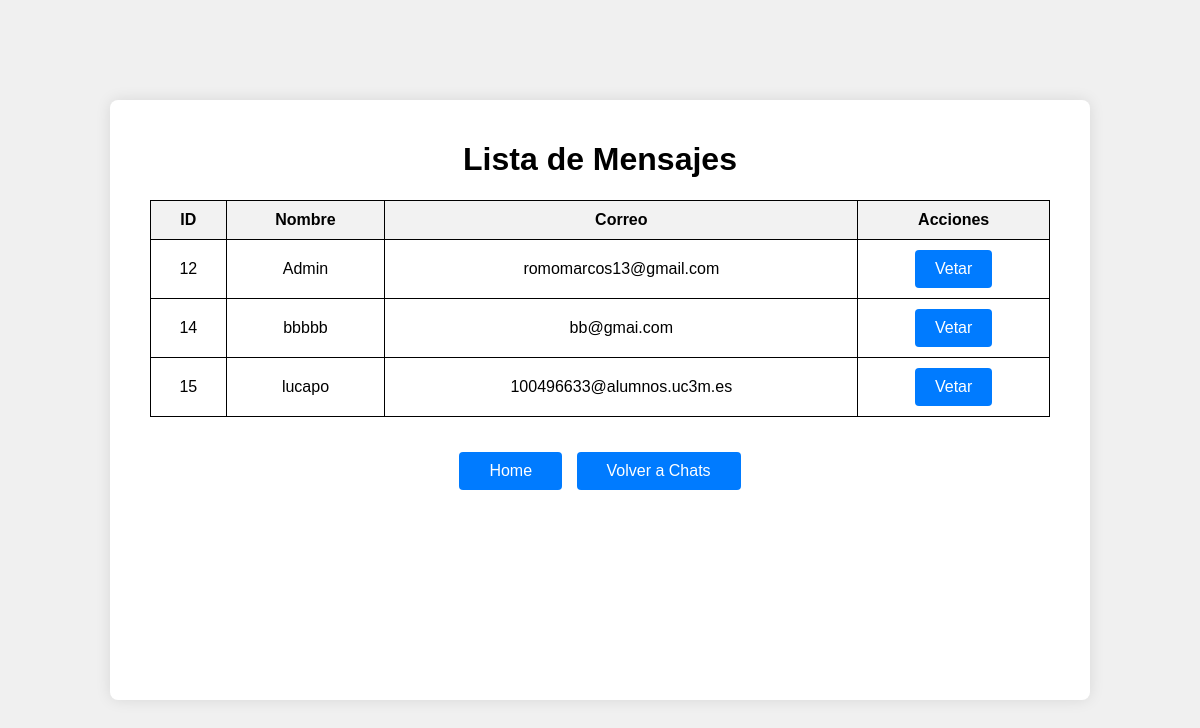
Page /vetar on the earlier database version.
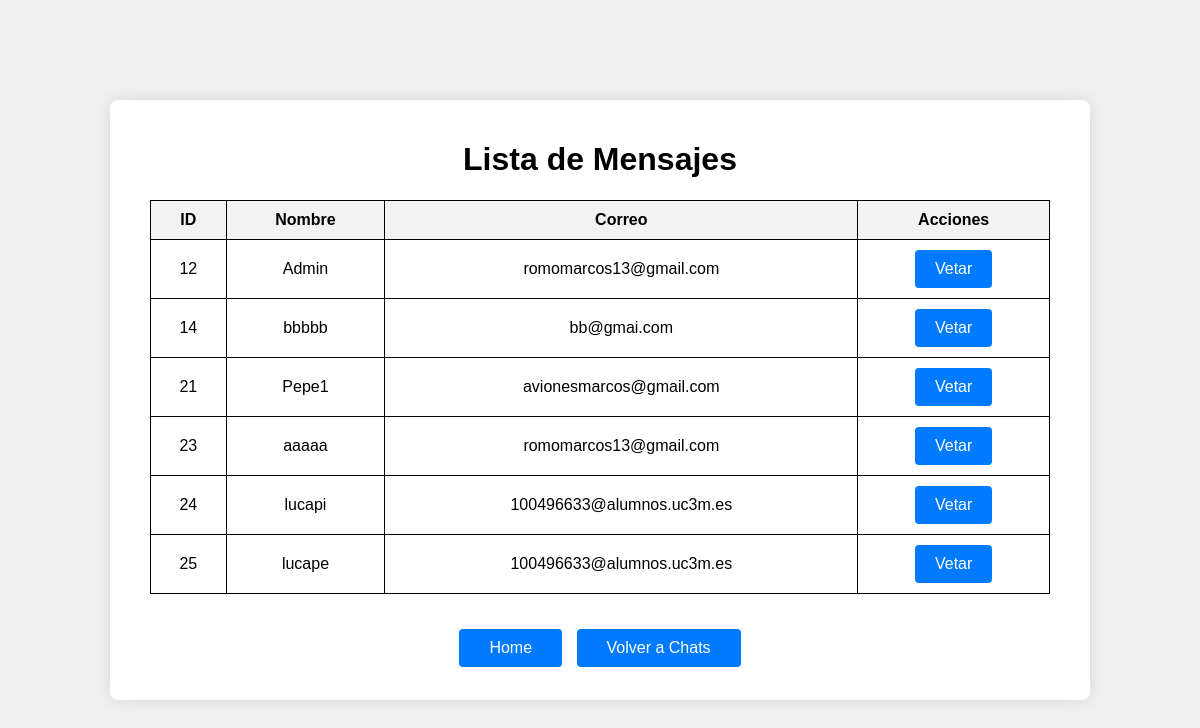
Same page on the later database version.
### tables this page shows
CREATE TABLE users(
    id INTEGER PRIMARY KEY AUTOINCREMENT,
    username string UNIQUE, 
    pwd string NOT NULL,
    salt string NOT NULL,
    rol string NOT NULL,
    correo string NOT NULL,
    public_ip string NULL);

### app.py (the view)
@app.route("/vetar")
def vetarusuarios():
    usuariostotales = app_admin.vetarusuarios_admin()
    return render_template("vetar.html", usuariostotales=usuariostotales)

### app_admin.py (called while the page is built)
def vetarusuarios_admin():
    conn = sql.connect('cripto.sqlite')
    conn.row_factory = sql.Row
    cursor = conn.cursor()
    cursor.execute("""
            SELECT id, username, correo
            FROM users
        """)
    usuariosto = cursor.fetchall()
    usuariostotales = []
    for user in usuariosto:
        usuariostotales.append({
            "id": user["id"],
            "username": user["username"],
            "correo": user["correo"]
        })
    conn.close()
    usuariostotales = sorted(usuariostotales, key=lambda x: x['id'])
    return usuariostotales

### templates/vetar.html (shortened to what this page needs)
<!DOCTYPE html>
<html lang="es">
<head>
    <link rel="stylesheet" href="{{ url_for('static', filename='style/chatc.css') }}">
</head>
<body>
    <div class="container2">
        <h1>Lista de Mensajes</h1>
        <table>
            <thead>
                <tr>
                    <th>ID</th>
                    <th>Nombre</th>
                    <th>Correo</th>
                    <th>Acciones</th>
                </tr>
            </thead>
            <tbody>
                {% for user in usuariostotales %}
                <tr>
                    <td>{{ user.id }}</td>
                    <td>{{ user.username }}</td>
                    <td>{{ user.correo }}</td>
                    <td>
                        <form action="{{ url_for('eliminar_usuario', user_id=user.id, correo=user.correo, username=user.username) }}" method="post" style="display:inline;">
                            <button id="vetar" type="submit">Vetar</button>
                        </form>
                    </td>
                </tr>
                {% endfor %}
            </tbody>
        </table>
        <div class="links">
            <a href="/home" class="botonesheader">Home</a>
            <a href="/chat" class="botonesheader">Volver a Chats</a>
        </div>
    </div>
</body>
</html>

### static/style/chatc.css (style rules this page uses)
body { font-family: Arial, sans-serif; background-color: #f0f0f0; margin: 0; padding: 0; display: flex; justify-content: center; align-items: center; height: 100vh; }
button { width: 100%; padding: 10px; background-color: #007BFF; color: white; border: none; border-radius: 4px; cursor: pointer; font-size: 16px; }
.links { margin-top: 30px; }
a.botonesheader { display: inline-block; margin: 5px; padding: 10px 30px; background-color: #007BFF; color: white; text-decoration: none; border-radius: 4px; }
table { width: 100%; border-collapse: collapse; }
table, th, td { border: 1px solid black; }
th, td { padding: 10px; text-align: center; }
th { background-color: #f2f2f2; }
.container2 { background-color: #fff; padding: 20px 40px; border-radius: 8px; box-shadow: 0 0 15px rgba(0, 0, 0, 0.1); width: 100%; max-width: 900px; height: 70vh; overflow: auto; text-align: center; }
#vetar { width: fit-content; padding-left: 20px; padding-right: 20px; }

Differences in the rows shown:
removed users: id "15", username "lucapo", correo "100496633@alumnos.uc3m.es"
added users: id "21", username "Pepe1", correo "avionesmarcos@gmail.com"
added users: id "23", username "aaaaa", correo "romomarcos13@gmail.com"
added users: id "24", username "lucapi", correo "100496633@alumnos.uc3m.es"
added users: id "25", username "lucape", correo "100496633@alumnos.uc3m.es"
